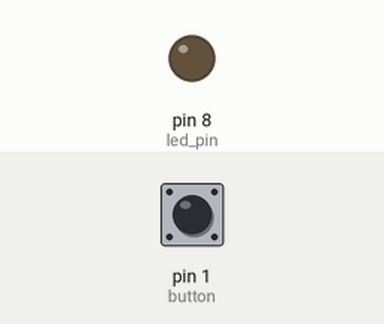
Recording of a sketch running on a simulated Arduino Uno, built with avr-gcc and run on an emulated ATmega328P. On the bench: output pins drawn as LEDs (lit = HIGH). Inputs (shaded band) come from the test bench; at power-on: pin 1 (button) LOW.

Above: at 1.2 s.
1.3 s: pin 1 (button) pulled HIGH for 0.15 s
At 1.37 s:
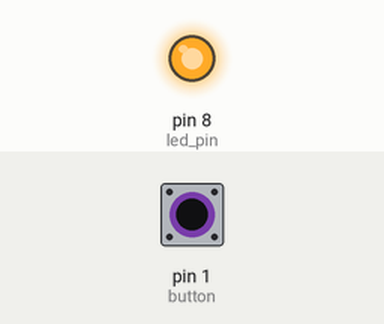
2.9 s: pin 1 (button) pulled HIGH for 3.2 s
At 7.0 s:
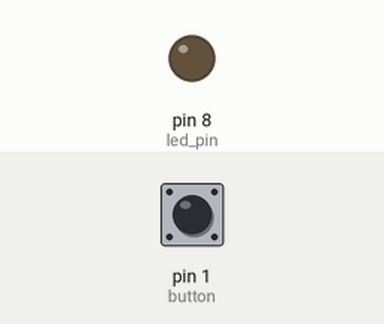
Timing chart, 0 to 8.5 s (numbered marks = the images above; inputs shaded):
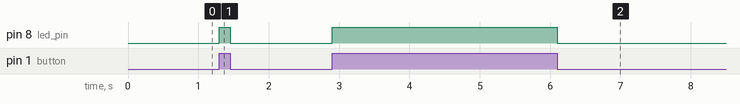

The sketch:

button.ino
```cpp
#define button 1
#define led_pin 8

void setup()
{
  pinMode(button,INPUT);
  pinMode(led_pin,OUTPUT);
}

void loop()
{
  bool val = digitalRead(button);
  if(val == 1) {
    digitalWrite(led_pin, HIGH);
  }
  else {
    digitalWrite(led_pin, LOW);
  }
  digitalWrite(led_pin, val);
}
```

Measured:
- after the input at 1.3 s, pin 8 (led_pin): LOW → HIGH at once, → LOW 0.15 s later
- after the input at 2.9 s, pin 8 (led_pin): LOW → HIGH at once, → LOW 3.2 s later
